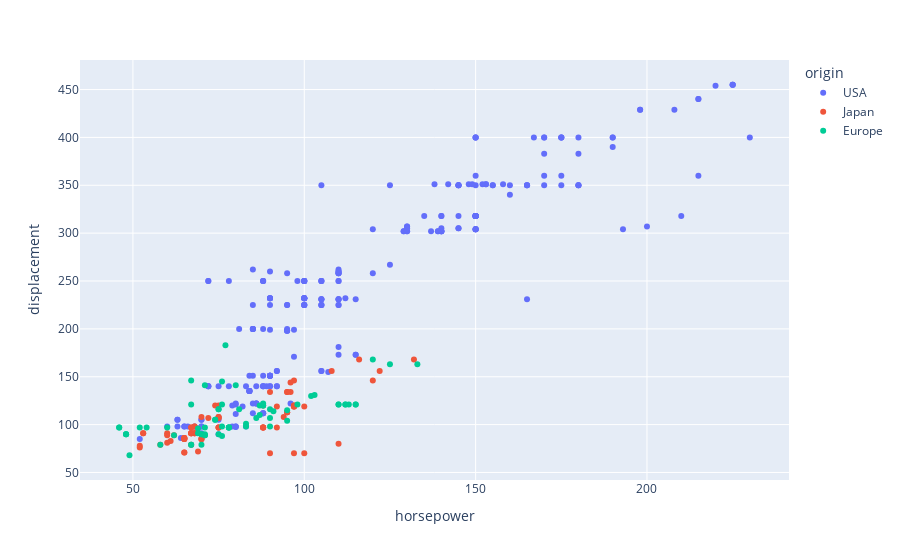

Source (notebook cell):
### Code cell
fig = px.scatter(df_autos, x="horsepower", y="displacement", color='origin')
fig.show()

### Figure 1 — Plotly figure (JSON) as saved in the notebook; plotly's stock layout.template omitted (floating-point values rounded to 4 significant figures; data arrays with more than 128 entries replaced by an {"elided": "..."} marker saying what was removed)
{"data": [{"hovertemplate": "origin=USA<br>horsepower=%{x}<br>displacement=%{y}<extra></extra>", "legendgroup": "USA", "marker": {"color": "#636efa", "symbol": "circle"}, "mode": "markers", "name": "USA", "orientation": "v", "showlegend": true, "type": "scatter", "x": {"elided": "245 int values"}, "xaxis": "x", "y": {"elided": "245 float values"}, "yaxis": "y"}, {"hovertemplate": "origin=Japan<br>horsepower=%{x}<br>displacement=%{y}<extra></extra>", "legendgroup": "Japan", "marker": {"color": "#EF553B", "symbol": "circle"}, "mode": "markers", "name": "Japan", "orientation": "v", "showlegend": true, "type": "scatter", "x": [95, 88, 88, 95, 65, 69, 95, 97, 92, 97, 88, 88, 94, 90, 122, 67, 65, 52, 61, 97, 75, 96, 97, 53, 53, 70, 75, 108, 68, 70, 75, 67, 97, 110, 52, 70, 60, 95, 97, 95, 97, 68, 65, 65, 60, 65, 90, 75, 92, 75, 65, 65, 67, 67, 132, 100, 72, 58, 60, 65, 62, 68, 75, 75, 100, 74, 116, 120, 68, 68, 88, 75, 70, 67, 67, 67, 96], "xaxis": "x", "y": [113, 97, 97, 113, 71, 72, 113, 70, 97, 120, 97, 97, 108, 70, 156, 79, 71, 76, 83, 120, 97, 134, 119, 91, 91, 85, 97, 156, 98, 85, 97, 97, 146, 80, 78, 85, 91, 134, 119, 134, 119, 98, 86, 85, 89, 86, 134, 120, 119, 108, 86, 85, 91, 97, 168, 70, 107, 79, 81, 85, 89, 91, 107, 108, 119, 120, 168, 146, 91, 91, 120, 107, 108, 91, 91, 91, 144], "yaxis": "y"}, {"hovertemplate": "origin=Europe<br>horsepower=%{x}<br>displacement=%{y}<extra></extra>", "legendgroup": "Europe", "marker": {"color": "#00cc96", "symbol": "circle"}, "mode": "markers", "name": "Europe", "orientation": "v", "showlegend": true, "type": "scatter", "x": [46, 87, 90, 95, 113, 90, 70, 76, 60, 54, 112, 76, 87, 69, 46, 90, 49, 75, 91, 112, 110, 83, 67, 78, 75, 75, 67, 71, 70, 95, 88, 98, 115, 86, 81, 83, 70, 71, 102, 88, 120, 58, 78, 78, 110, 48, 103, 125, 115, 133, 71, 71, 77, 71, 69, 76, 78, 48, 48, 67, 67, 62, 88, 74, 80, 76, 74, 52], "xaxis": "x", "y": [97, 110, 107, 104, 121, 116, 79, 88, 97, 97, 121, 121, 120, 96, 97, 98, 68, 116, 114, 121, 121, 98, 79, 97, 90, 116, 79, 90, 90, 115, 120, 121, 121, 107, 116, 101, 90, 97, 130, 120, 168, 79, 97, 97, 121, 90, 131, 163, 121, 163, 89, 89, 183, 141, 91, 98, 97, 90, 90, 121, 146, 89, 122, 105, 141, 145, 105, 97], "yaxis": "y"}], "layout": {"legend": {"title": {"text": "origin"}, "tracegroupgap": 0}, "margin": {"t": 60}, "xaxis": {"anchor": "y", "domain": [0, 1], "title": {"text": "horsepower"}}, "yaxis": {"anchor": "x", "domain": [0, 1], "title": {"text": "displacement"}}}}
